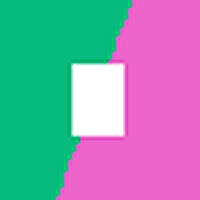
#> input picture reconstruction/enhancement/sharpen/cubic.png_kernel.jpg, 200 x 200 px
$ python histogram.py cubic.png_kernel.jpg
#> lines starting #> are read from the running program, lines starting #| are printed output that depends on the picture
#source: https://opencv.courses/blog/image-enhancement-with-opencv/
import cv2
import argparse

parser = argparse.ArgumentParser()
parser.add_argument('in_path', metavar='input_img', type=str, help='path to input image')
args = parser.parse_args()

image = cv2.imread(args.in_path)
#> image is the input picture: shape (200, 200, 3); mean B, G, R 174.3, 152.1, 139.2
gray_image = cv2.cvtColor(image, cv2.COLOR_BGR2GRAY)
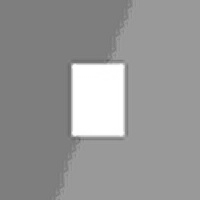
#> gray_image: shape (200, 200); min 94, max 255, mean 150.6
equalized_image = cv2.equalizeHist(gray_image)
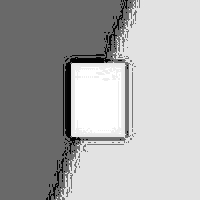
#> equalized_image: shape (200, 200); min 0, max 255, mean 169.8
parsed_path = args.in_path.split(".")
real_path = parsed_path[0]
extension = "." + parsed_path[1]
output_path = real_path + "-sharpen-histogram" + extension
cv2.imwrite(output_path, equalized_image)
